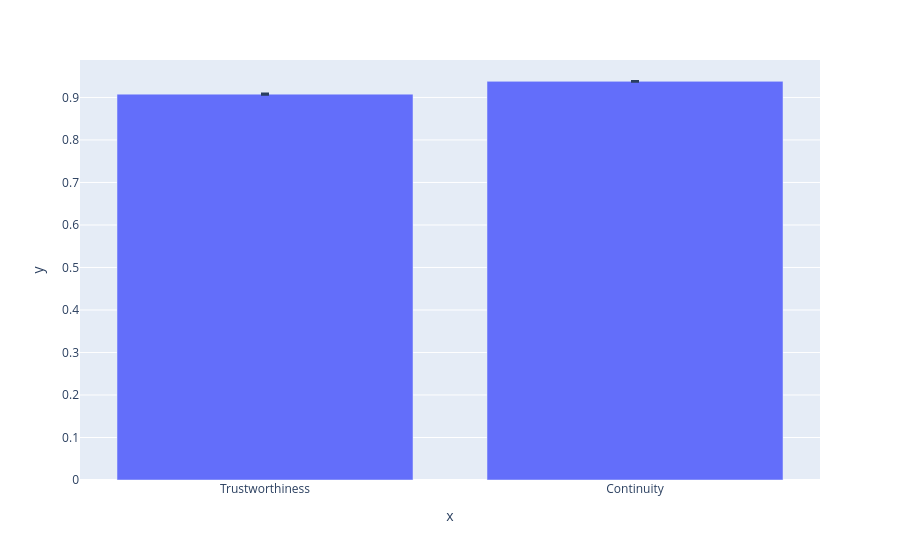

The notebook cell saved with this chart:
### Code cell
px.bar(x=["Trustworthiness", "Continuity"], y=[T, C], error_y=[np.sqrt(T_var), np.sqrt(C_var)])

### Figure 1 — Plotly figure (JSON) as saved in the notebook; plotly's stock layout.template omitted (floating-point values rounded to 4 significant figures)
{"data": [{"error_y": {"array": [0.001493, 0.000831]}, "hovertemplate": "x=%{x}<br>y=%{y}<extra></extra>", "legendgroup": "", "marker": {"color": "#636efa", "pattern": {"shape": ""}}, "name": "", "orientation": "v", "showlegend": false, "textposition": "auto", "type": "bar", "x": ["Trustworthiness", "Continuity"], "xaxis": "x", "y": [0.9078, 0.9379], "yaxis": "y"}], "layout": {"barmode": "relative", "legend": {"tracegroupgap": 0}, "margin": {"t": 60}, "xaxis": {"anchor": "y", "domain": [0, 1], "title": {"text": "x"}}, "yaxis": {"anchor": "x", "domain": [0, 1], "title": {"text": "y"}}}}
